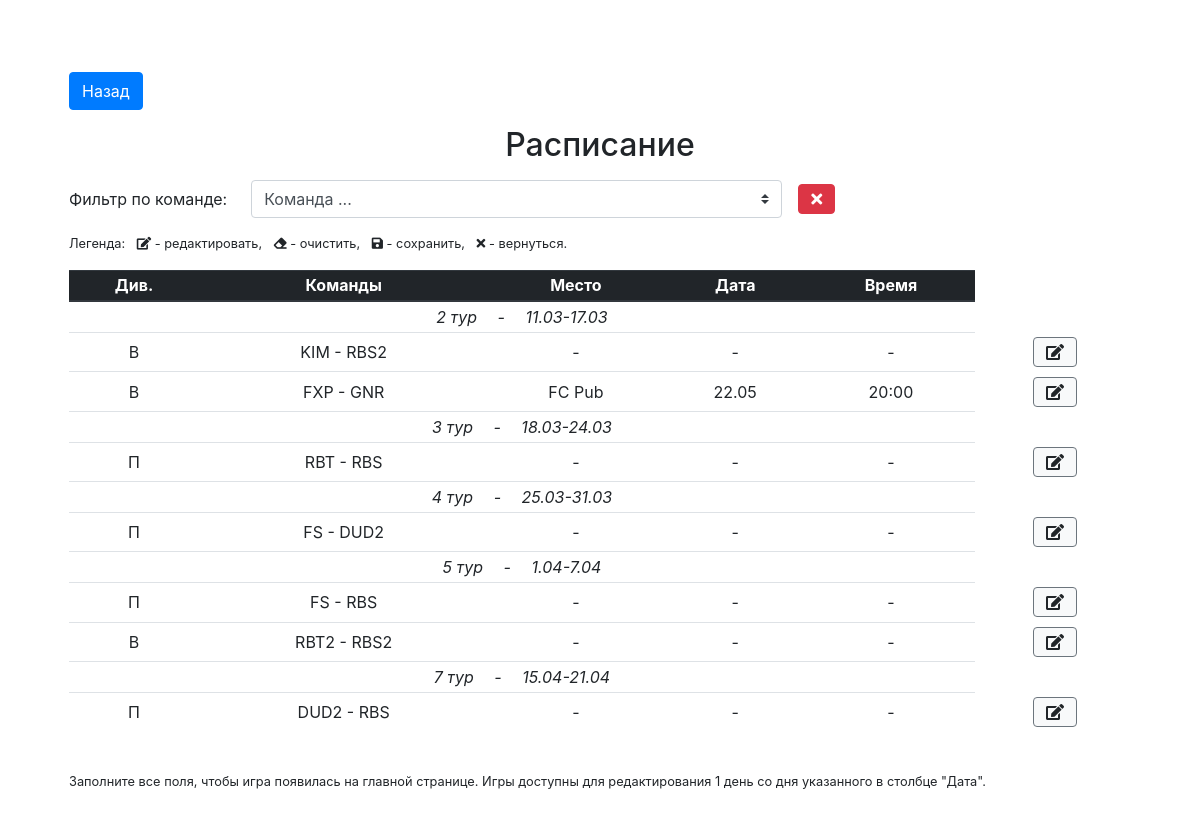
Page /schedule.php on the committed database.
### tables this page shows
CREATE TABLE schedule (id integer primary key autoincrement, season_id references seasons(season_id), tournament_id references tournaments(tournament_id), tour integer, team_id1 references teams(team_id), team_id2 references teams(team_id), date_start text, date_end text, place_id references places(place_id), date text, time text);

CREATE TABLE places (place_id integer primary key autoincrement, name text);

### inc/layout/templates/schedule_table.php (the view, shortened to what this page needs)
<div class="d-flex mt-3 align-items-center">
	<label for="teamFilter" class="col-form-label">Фильтр по команде:</label>
	<select class="custom-select w-50 ml-4" id="teamFilter" name="search">
		<option value="0">Команда ...</option>
	</select>
	<button class="btn btn-danger my-1 ml-3" id="clearTeamFilter">
	    <i class="fas fa-times"></i>
	</button>
</div>
<ul class="list-unstyled list-inline mt-3 small">
	<li class="list-inline-item">Легенда:</li>
	<li class="list-inline-item">
		<i class="fas fa-edit"></i> - редактировать,
	</li>
	<li class="list-inline-item">
		<i class="fas fa-eraser"></i> - очистить,
	</li>
	<li class="list-inline-item">
		<i class="fas fa-save"></i> - сохранить,
	</li>
	<li class="list-inline-item">
		<i class="fas fa-times"></i> - вернуться.
	</li>
</ul>
<div class="table-responsive">
  	<table class="table table-hover text-center table-sm" id="schedule">
  		<thead class="thead-dark">
  			<tr>
  				<th>Див.</th>
  				<th>Команды</th>
  				<th>Место</th>
  				<th>Дата</th>
  				<th>Время</th>
  			</tr>
  		</thead>
  		<tbody>
  			<?php if (!sizeof($schedule)): ?>
		  			</tbody>
		  		</table>
  			<?php else: ?>
		  	<?php $i = -1; $j = 1; ?>
		  	<?php foreach ($schedule as $game): ?>
		  		<?php if ($i != $game['tour']): ?>
		  			<?php $i = $game['tour']; ?>
		  			<tr>
		  				<td colspan="5" class="font-italic text-left text-md-center">
		  					<?php echo $game['tour']; ?> тур <span class="px-3">-</span> <?php echo $game['date_start']
		  					. "-" . $game['date_end']; ?>
	  					</td>
		  			</tr>
		  		<?php endif; ?>
		  		<tr>
		  			<td title="
		  				<?php
		  					switch ($game['tournament_id']) {
		  						case "1":
		  							echo "Первый";
		  							break;
		  						case "2":
		  							echo "Второй";
		  							break;
		  					}
		  				?>
		  			">
		  				<?php
		  					switch ($game['tournament_id']) {
		  						case "1":
		  							echo "П";
		  							break;
		  						case "2":
		  							echo "В";
		  							break;
		  					}
		  				?>
	  				</td>
		  			<td><?php echo $game['team_name1']; ?> - <?php echo $game['team_name2']; ?></td>
		  			<td>
	  					<span class="schedule-place">
	  						<?php if (isset($game['place_id'])): ?>
		  						<?php foreach ($places as $place): ?>
			  						<?php if ($place['place_id'] == $game['place_id']) echo $place['name']; ?>
			  					<?php endforeach; ?>
			  				<?php else: ?>
			  					-
			  				<?php endif; ?>
  						</span>
					</td>
		  			<td>
	  					<span class="schedule-date">
	  						<?php if (isset($game['date'])): ?>
	  							<?php echo date_format(date_create($game['date']), "j.m"); ?>
  							<?php else: ?>
  								-
  							<?php endif; ?>
  						</span>
					</td>
					<td>
	  					<span class="schedule-time">
	  						<?php if (isset($game['time'])): ?>
	  							<?php echo $game['time']; ?>
  							<?php else: ?>
  								-
  							<?php endif; ?>
  						</span>
					</td>
					<td class="border-0">
						<button class="btn btn-light border-secondary ml-1" data-action="scheduleEdit" title="Редактировать">
							<i class="fas fa-edit"></i>
						</button>
					</td>
		  		</tr>
		  	<?php endforeach; ?>
		  	<?php endif; ?>
		</tbody>
	</table>
</div>

### inc/css/custom.css (style rules this page uses)
body { padding-top: 0; }
.table td, .table th { text-align: center; vertical-align: middle; font-size: 12px; }
@media (min-width: 576px) { .table td, .table th { font-size: 1rem; } }

### rows in the picture
schedule: tour "2", date_start "11.03", date_end "17.03", shows "В", team_name1 "KIM", team_name2 "RBS2"
schedule: shows "В", team_name1 "FXP", team_name2 "GNR", date "22.05", time "20:00"
places: name "FC Pub"
schedule: tour "3", date_start "18.03", date_end "24.03", shows "П", team_name1 "RBT", team_name2 "RBS"
schedule: tour "4", date_start "25.03", date_end "31.03", shows "П", team_name1 "FS", team_name2 "DUD2"
schedule: tour "5", date_start "1.04", date_end "7.04", shows "П", team_name1 "FS", team_name2 "RBS"
schedule: shows "В", team_name1 "RBT2", team_name2 "RBS2"
schedule: tour "7", date_start "15.04", date_end "21.04", shows "П", team_name1 "DUD2", team_name2 "RBS"
